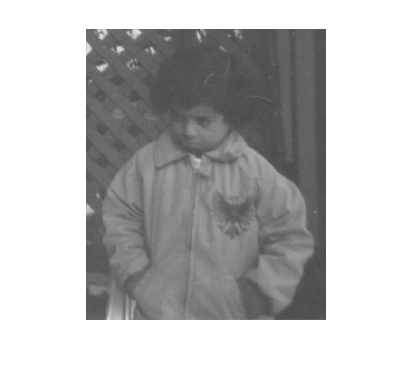
#> input picture mathworksexamples/pout.tif, 414 x 384 px
$ python histogram_eq.py
#> lines starting #> are read from the running program, lines starting #| are printed output that depends on the picture
import cv2
import numpy as np
from matplotlib import pyplot as plt

# In many cases, it is not a good idea.
#in other example adaptive_histogram_eq

image = cv2.imread('pout.tif', 0)
#> image is the input picture: shape (384, 414); min 74, max 255, mean 191.4
hist_graph_of_image = plt.hist(image, bins='auto')
hist_eq = cv2.equalizeHist(image)
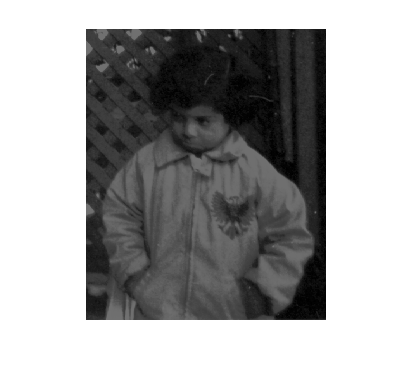
#> hist_eq: shape (384, 414); min 0, max 255, mean 168.1

cv2.imshow('hist_eq' , hist_eq)
cv2.imshow('original' , image)
plt.show()
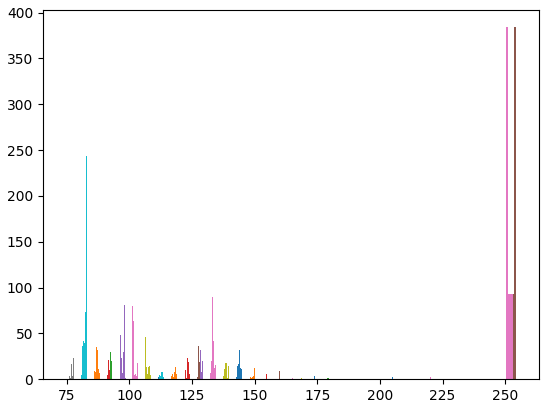
#> figure drawn by matplotlib, 1 panel; tallest bar 384 high, from x = 250.3 to 250.4; tallest bar 384 high, from x = 250.4 to 250.4; tallest bar 384 high, from x = 250.4 to 250.4

cv2.waitKey()
cv2.destroyAllWindows()
